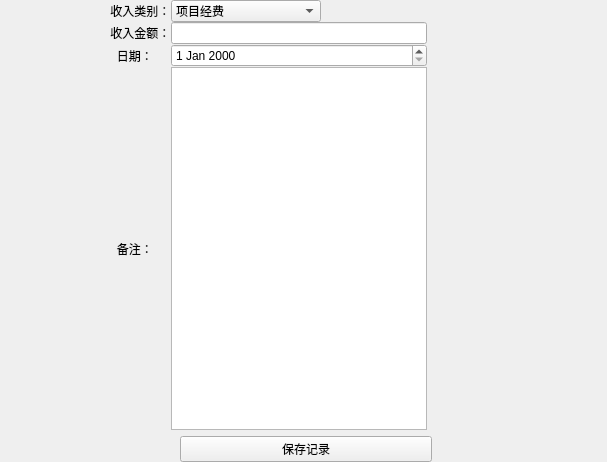
<?xml version="1.0" encoding="UTF-8"?>
<ui version="4.0">
 <class>Form</class>
 <widget class="QWidget" name="Form">
  <property name="geometry">
   <rect>
    <x>0</x>
    <y>0</y>
    <width>607</width>
    <height>462</height>
   </rect>
  </property>
  <property name="windowTitle">
   <string>Form</string>
  </property>
  <layout class="QVBoxLayout" name="verticalLayout">
   <property name="leftMargin">
    <number>0</number>
   </property>
   <property name="topMargin">
    <number>0</number>
   </property>
   <property name="rightMargin">
    <number>0</number>
   </property>
   <property name="bottomMargin">
    <number>0</number>
   </property>
   <item>
    <layout class="QGridLayout" name="gridLayout" rowstretch="0,0,0,0">
     <property name="sizeConstraint">
      <enum>QLayout::SetDefaultConstraint</enum>
     </property>
     <property name="spacing">
      <number>0</number>
     </property>
     <item row="3" column="3">
      <spacer name="horizontalSpacer_8">
       <property name="orientation">
        <enum>Qt::Horizontal</enum>
       </property>
       <property name="sizeHint" stdset="0">
        <size>
         <width>40</width>
         <height>20</height>
        </size>
       </property>
      </spacer>
     </item>
     <item row="3" column="0">
      <spacer name="horizontalSpacer_7">
       <property name="orientation">
        <enum>Qt::Horizontal</enum>
       </property>
       <property name="sizeHint" stdset="0">
        <size>
         <width>40</width>
         <height>20</height>
        </size>
       </property>
      </spacer>
     </item>
     <item row="0" column="3">
      <spacer name="horizontalSpacer_2">
       <property name="orientation">
        <enum>Qt::Horizontal</enum>
       </property>
       <property name="sizeType">
        <enum>QSizePolicy::Expanding</enum>
       </property>
       <property name="sizeHint" stdset="0">
        <size>
         <width>180</width>
         <height>20</height>
        </size>
       </property>
      </spacer>
     </item>
     <item row="0" column="1">
      <widget class="QLabel" name="TypeLabel">
       <property name="minimumSize">
        <size>
         <width>0</width>
         <height>0</height>
        </size>
       </property>
       <property name="maximumSize">
        <size>
         <width>110</width>
         <height>16777215</height>
        </size>
       </property>
       <property name="text">
        <string> 收入类别：</string>
       </property>
      </widget>
     </item>
     <item row="2" column="1">
      <widget class="QLabel" name="DateLabel">
       <property name="minimumSize">
        <size>
         <width>0</width>
         <height>0</height>
        </size>
       </property>
       <property name="maximumSize">
        <size>
         <width>100</width>
         <height>16777215</height>
        </size>
       </property>
       <property name="text">
        <string>   日期：</string>
       </property>
      </widget>
     </item>
     <item row="1" column="1">
      <widget class="QLabel" name="MoneyLabel">
       <property name="minimumSize">
        <size>
         <width>0</width>
         <height>0</height>
        </size>
       </property>
       <property name="maximumSize">
        <size>
         <width>100</width>
         <height>16777215</height>
        </size>
       </property>
       <property name="text">
        <string> 收入金额：</string>
       </property>
      </widget>
     </item>
     <item row="0" column="2">
      <widget class="QComboBox" name="TypeBox">
       <property name="maximumSize">
        <size>
         <width>150</width>
         <height>16777215</height>
        </size>
       </property>
       <item>
        <property name="text">
         <string>项目经费</string>
        </property>
       </item>
       <item>
        <property name="text">
         <string>个人所交</string>
        </property>
       </item>
      </widget>
     </item>
     <item row="2" column="2">
      <widget class="QDateEdit" name="incomeDate"/>
     </item>
     <item row="3" column="1">
      <widget class="QLabel" name="BeizhuLabel">
       <property name="minimumSize">
        <size>
         <width>0</width>
         <height>0</height>
        </size>
       </property>
       <property name="maximumSize">
        <size>
         <width>100</width>
         <height>16777215</height>
        </size>
       </property>
       <property name="text">
        <string>   备注：</string>
       </property>
      </widget>
     </item>
     <item row="2" column="0">
      <spacer name="horizontalSpacer_5">
       <property name="orientation">
        <enum>Qt::Horizontal</enum>
       </property>
       <property name="sizeHint" stdset="0">
        <size>
         <width>40</width>
         <height>20</height>
        </size>
       </property>
      </spacer>
     </item>
     <item row="1" column="3">
      <spacer name="horizontalSpacer_4">
       <property name="orientation">
        <enum>Qt::Horizontal</enum>
       </property>
       <property name="sizeHint" stdset="0">
        <size>
         <width>40</width>
         <height>20</height>
        </size>
       </property>
      </spacer>
     </item>
     <item row="0" column="0">
      <spacer name="horizontalSpacer">
       <property name="orientation">
        <enum>Qt::Horizontal</enum>
       </property>
       <property name="sizeType">
        <enum>QSizePolicy::Minimum</enum>
       </property>
       <property name="sizeHint" stdset="0">
        <size>
         <width>40</width>
         <height>20</height>
        </size>
       </property>
      </spacer>
     </item>
     <item row="1" column="0">
      <spacer name="horizontalSpacer_3">
       <property name="orientation">
        <enum>Qt::Horizontal</enum>
       </property>
       <property name="sizeHint" stdset="0">
        <size>
         <width>40</width>
         <height>20</height>
        </size>
       </property>
      </spacer>
     </item>
     <item row="2" column="3">
      <spacer name="horizontalSpacer_6">
       <property name="orientation">
        <enum>Qt::Horizontal</enum>
       </property>
       <property name="sizeHint" stdset="0">
        <size>
         <width>40</width>
         <height>20</height>
        </size>
       </property>
      </spacer>
     </item>
     <item row="3" column="2">
      <widget class="QPlainTextEdit" name="remarks"/>
     </item>
     <item row="1" column="2">
      <widget class="QLineEdit" name="incomeNumber"/>
     </item>
    </layout>
   </item>
   <item>
    <layout class="QHBoxLayout" name="horizontalLayout">
     <item>
      <spacer name="horizontalSpacer_10">
       <property name="orientation">
        <enum>Qt::Horizontal</enum>
       </property>
       <property name="sizeType">
        <enum>QSizePolicy::Maximum</enum>
       </property>
       <property name="sizeHint" stdset="0">
        <size>
         <width>180</width>
         <height>20</height>
        </size>
       </property>
      </spacer>
     </item>
     <item>
      <widget class="QPushButton" name="SaveButton">
       <property name="text">
        <string>保存记录</string>
       </property>
      </widget>
     </item>
     <item>
      <spacer name="horizontalSpacer_9">
       <property name="orientation">
        <enum>Qt::Horizontal</enum>
       </property>
       <property name="sizeType">
        <enum>QSizePolicy::Fixed</enum>
       </property>
       <property name="sizeHint" stdset="0">
        <size>
         <width>175</width>
         <height>20</height>
        </size>
       </property>
      </spacer>
     </item>
    </layout>
   </item>
  </layout>
 </widget>
 <resources/>
 <connections/>
</ui>
